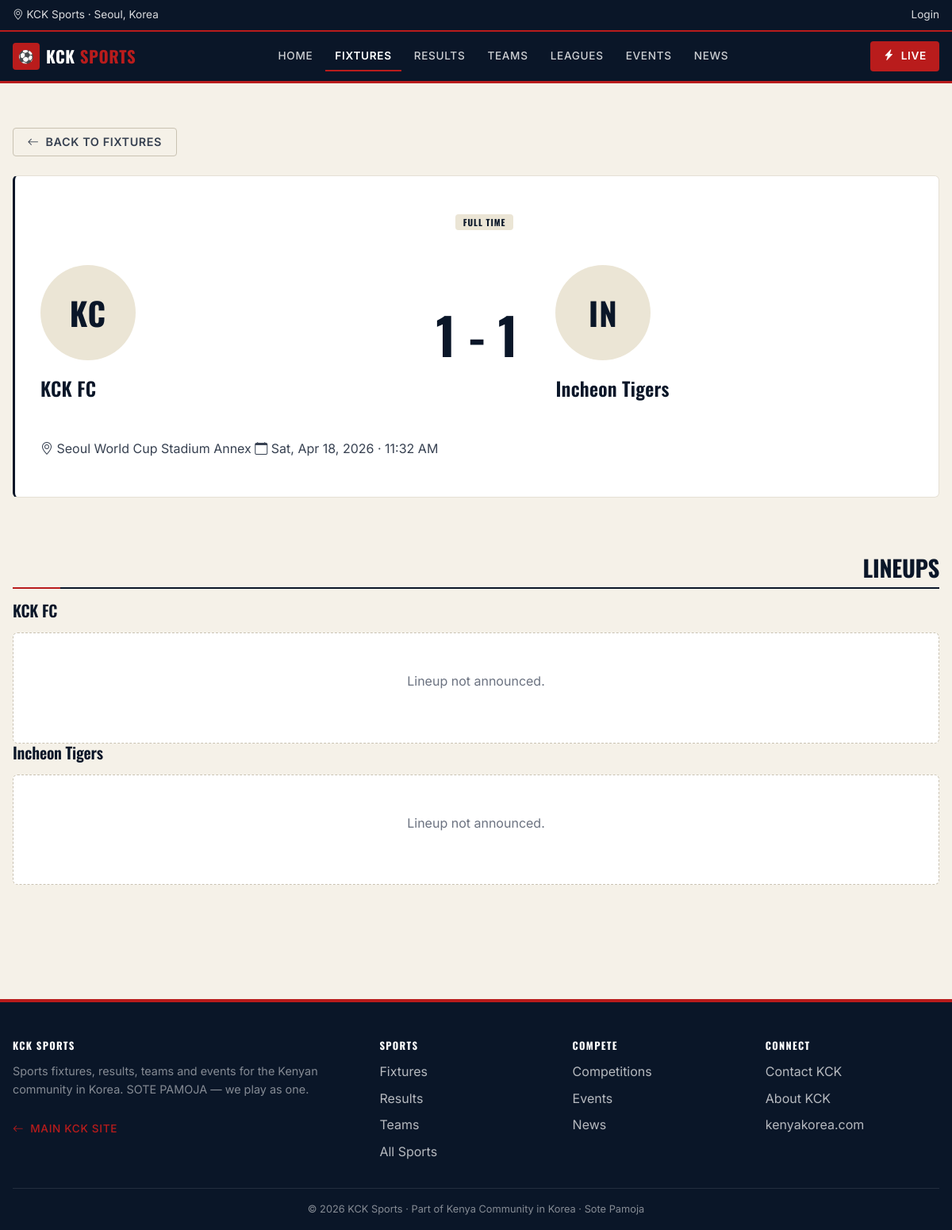
The page /sports/fixtures/21/ on the database its author committed.
### sports/models.py (models this page shows, shortened)
class Fixture(models.Model):
    competition = models.ForeignKey(Competition, on_delete=models.CASCADE, related_name='fixtures',
        null=True, blank=True)
    home_team = models.ForeignKey(Team, on_delete=models.CASCADE, related_name='home_fixtures')
    away_team = models.ForeignKey(Team, on_delete=models.CASCADE, related_name='away_fixtures')
    kickoff = models.DateTimeField()
    venue = models.CharField(max_length=255)
    status = models.CharField(max_length=20, choices=FIXTURE_STATUS_CHOICES, default='scheduled')
    home_score = models.IntegerField(null=True, blank=True)
    away_score = models.IntegerField(null=True, blank=True)
    match_report = models.TextField(blank=True)
    highlights_video_url = models.URLField(blank=True)
    mvp = models.ForeignKey(Player, on_delete=models.SET_NULL, null=True, blank=True,
        related_name='mvp_fixtures')
    notes = models.TextField(blank=True)
    created_at = models.DateTimeField(auto_now_add=True)
    updated_at = models.DateTimeField(auto_now=True)
    class Meta:
        ordering = ['-kickoff']

class Team(models.Model):
    name = models.CharField(max_length=255)
    slug = models.SlugField(unique=True, max_length=255, blank=True)
    sport = models.ForeignKey(Sport, on_delete=models.CASCADE, related_name='teams')
    short_name = models.CharField(max_length=20, blank=True)
    logo = models.ImageField(upload_to='sports/teams/', blank=True, null=True)
    color_primary = models.CharField(max_length=20, default='#00A651')
    color_secondary = models.CharField(max_length=20, default='#000000')
    founded = models.DateField(null=True, blank=True)
    captain = models.ForeignKey(settings.AUTH_USER_MODEL, on_delete=models.SET_NULL,
        null=True, blank=True, related_name='teams_captained')
    home_venue = models.CharField(max_length=255, blank=True)
    description = models.TextField(blank=True)
    active = models.BooleanField(default=True)
    created_at = models.DateTimeField(auto_now_add=True)
    class Meta:
        ordering = ['sport', 'name']

### sports/views.py (the view)
# urls.py: path('fixtures/<int:pk>/', views.fixture_detail, name='fixture_detail'),
def fixture_detail(request, pk):
    fixture = get_object_or_404(
        Fixture.objects.select_related('home_team', 'away_team', 'competition', 'mvp'),
        pk=pk,
    )
    home_lineup = fixture.lineups.filter(team=fixture.home_team).select_related('player')
    away_lineup = fixture.lineups.filter(team=fixture.away_team).select_related('player')
    return render(request, 'sports/fixture_detail.html', {
        'fixture': fixture, 'home_lineup': home_lineup, 'away_lineup': away_lineup,
    })

### core/context_processors.py (called while the page is built)
def site_context(request):
    now = timezone.now()
    active_announcements = Announcement.objects.filter(
        active=True, starts_at__lte=now, ends_at__gte=now
    )
    ss = SiteSettings.load()
    return {
        'site_settings': ss,
        'SITE_NAME': ss.site_name or settings.SITE_NAME,
        'SITE_SHORT_NAME': ss.site_short_name or settings.SITE_SHORT_NAME,
        'SITE_EMAIL': ss.email or settings.SITE_EMAIL,
        'SITE_PHONE': ss.phone or settings.SITE_PHONE,
        'SITE_ADDRESS': ss.address or getattr(settings, 'SITE_ADDRESS', 'Seoul, South Korea'),
        'SITE_TAGLINE': ss.tagline,
        'SLOGAN': ss.slogan or 'SOTE PAMOJA',
        'SLOGAN_TRANSLATION': ss.slogan_translation or 'All Together',
        'SLOGAN_DESCRIPTION': ss.slogan_description or 'the spirit of our community',
        'active_announcements': active_announcements,
    }

### core/models.py (called while the page is built)
    @classmethod
    def load(cls):
        obj, _ = cls.objects.get_or_create(pk=1)
        return obj

### leaders/permissions.py (called while the page is built, shortened)
def user_has_perm(user, flag):
    if not user or not user.is_authenticated:
        return False

### memberships/context_processors.py (called while the page is built)
def membership_context(request):
    user = getattr(request, 'user', None)
    return {
        'active_membership': user_active_membership(user) if user else None,
        'is_member': bool(user_active_membership(user)) if user and user.is_authenticated else False,
        'is_treasurer_user': is_treasurer(user) if user else False,
        'is_oversight_user': is_president_or_secretary(user) if user else False,
    }

### memberships/utils.py (called while the page is built)
def is_treasurer(user):
    from leaders.permissions import user_has_perm
    return user_has_perm(user, 'can_manage_memberships')

def is_president_or_secretary(user):
    from leaders.permissions import user_has_perm
    return user_has_perm(user, 'can_view_audit_log')

def user_active_membership(user):
    if not user or not user.is_authenticated:
        return None
    from .models import Membership
    today = timezone.now().date()
    return (Membership.objects.filter(
                user=user, status=Membership.STATUS_ACTIVE, period_end__gte=today)
            .select_related('tier').first())

### templates/sports/fixture_detail.html (shortened to what this page needs)
{% extends 'sports/sports_base.html' %}
{% load static %}
{% block content %}
<section class="section-sp" style="padding-top:2rem;">
    <div class="container-sp">
        <a href="{% url 'sports:fixture_list' %}" class="sp-btn sp-btn-ghost" style="margin-bottom:1.5rem;">
            <i class="bi bi-arrow-left"></i> Back to Fixtures
        </a>
        <div class="sp-fixture {% if fixture.status == 'live' %}live{% endif %}" style="padding:3rem 2rem;">
            <div class="meta" style="justify-content:center;margin-bottom:2rem;">
                <span class="sp-badge">{{ fixture.competition.name }}</span>
                {% if fixture.status == 'live' %}
                    <span class="sp-badge sp-badge-live"><span class="live-pulse"></span> LIVE</span>
                {% elif fixture.status == 'completed' %}
                    <span class="sp-badge sp-badge-completed">FULL TIME</span>
                {% elif fixture.status == 'postponed' %}
                    <span class="sp-badge sp-badge-postponed">POSTPONED</span>
                {% elif fixture.status == 'cancelled' %}
                    <span class="sp-badge sp-badge-cancelled">CANCELLED</span>
                {% else %}
                    <span class="sp-badge sp-badge-scheduled">SCHEDULED</span>
                {% endif %}
            </div>
            <div class="teams" style="gap:3rem;">
                <div class="team" style="flex:1;">
                    <a href="{% url 'sports:team_detail' fixture.home_team.slug %}" style="text-decoration:none;color:inherit;">
                        {% if fixture.home_team.logo %}
                            <img src="{{ fixture.home_team.logo.url }}" class="team-logo" style="width:120px;height:120px;font-size:2.5rem;" alt="{{ fixture.home_team.name }}">
                        {% else %}
                            <div class="team-logo" style="width:120px;height:120px;font-size:2.5rem;">{{ fixture.home_team.short_name|default:fixture.home_team.name|slice:":2"|upper }}</div>
                        {% endif %}
                        <div class="team-name" style="font-size:1.5rem;margin-top:1rem;">{{ fixture.home_team.name }}</div>
                    </a>
                </div>
                {% if fixture.status == 'completed' or fixture.status == 'live' %}
                <div class="score" style="font-size:4rem;">
                    <span {% if fixture.home_score > fixture.away_score %}class="won"{% endif %}>{{ fixture.home_score|default:0 }}</span>
                    <span class="sep">-</span>
                    <span {% if fixture.away_score > fixture.home_score %}class="won"{% endif %}>{{ fixture.away_score|default:0 }}</span>
                </div>
                {% endif %}
                <div class="team" style="flex:1;">
                    <a href="{% url 'sports:team_detail' fixture.away_team.slug %}" style="text-decoration:none;color:inherit;">
                        {% if fixture.away_team.logo %}
                            <img src="{{ fixture.away_team.logo.url }}" class="team-logo" style="width:120px;height:120px;font-size:2.5rem;" alt="{{ fixture.away_team.name }}">
                        {% else %}
                            <div class="team-logo" style="width:120px;height:120px;font-size:2.5rem;">{{ fixture.away_team.short_name|default:fixture.away_team.name|slice:":2"|upper }}</div>
                        {% endif %}
                        <div class="team-name" style="font-size:1.5rem;margin-top:1rem;">{{ fixture.away_team.name }}</div>
                    </a>
                </div>
            </div>
            <div class="footer" style="margin-top:2rem;justify-content:center;gap:2rem;">
                <span><i class="bi bi-geo-alt"></i> {{ fixture.venue|default:"Venue TBA" }}</span>
                <span><i class="bi bi-calendar"></i> {{ fixture.kickoff|date:"D, M j, Y · g:i A" }}</span>
            </div>
        </div>
    </div>
</section>
<section class="section-sp">
    <div class="container-sp">
        <div class="sp-section-head">
            <h2>LINEUPS</h2>
        </div>
        <div class="grid-2">
            <div>
                <h3 style="font-family:Oswald,sans-serif;margin-bottom:1rem;">
                    {{ fixture.home_team.name }}
                </h3>
                {% if home_lineup %}
                <div class="grid-4">
                    {% for player in home_lineup %}
                    <div class="sp-player {% if player.is_captain %}captain{% endif %}">
                        {% if player.photo %}
                            <img src="{{ player.photo.url }}" class="photo" alt="{{ player.name }}">
                        {% else %}
                            <div class="photo" style="display:flex;align-items:center;justify-content:center;font-size:1.5rem;"><i class="bi bi-person"></i></div>
                        {% endif %}
                        <div class="jersey">#{{ player.jersey_number|default:"-" }}</div>
                        <div class="name">{{ player.name }}</div>
                        <div class="pos">{{ player.position|default:"" }}</div>
                        {% if player.goals or player.assists or player.yellow_cards or player.red_cards %}
                        <div style="margin-top:0.5rem;display:flex;gap:0.25rem;justify-content:center;flex-wrap:wrap;font-size:0.75rem;">
                            {% if player.goals %}<span title="Goals">⚽ {{ player.goals }}</span>{% endif %}
                            {% if player.assists %}<span title="Assists">🅰 {{ player.assists }}</span>{% endif %}
                            {% if player.yellow_cards %}<span title="Yellow">🟨 {{ player.yellow_cards }}</span>{% endif %}
                            {% if player.red_cards %}<span title="Red">🟥 {{ player.red_cards }}</span>{% endif %}
                        </div>
                        {% endif %}
                    </div>
                    {% endfor %}
                </div>
                {% else %}
                <div class="sp-empty"><p>Lineup not announced.</p></div>
                {% endif %}
            </div>
            <div>
                <h3 style="font-family:Oswald,sans-serif;margin-bottom:1rem;">
                    {{ fixture.away_team.name }}
                </h3>
                {% if away_lineup %}
                <div class="grid-4">
                    {% for player in away_lineup %}
                    <div class="sp-player {% if player.is_captain %}captain{% endif %}">
                        {% if player.photo %}
                            <img src="{{ player.photo.url }}" class="photo" alt="{{ player.name }}">
                        {% else %}
                            <div class="photo" style="display:flex;align-items:center;justify-content:center;font-size:1.5rem;"><i class="bi bi-person"></i></div>
                        {% endif %}
                        <div class="jersey">#{{ player.jersey_number|default:"-" }}</div>
                        <div class="name">{{ player.name }}</div>
                        <div class="pos">{{ player.position|default:"" }}</div>
                        {% if player.goals or player.assists or player.yellow_cards or player.red_cards %}
                        <div style="margin-top:0.5rem;display:flex;gap:0.25rem;justify-content:center;flex-wrap:wrap;font-size:0.75rem;">
                            {% if player.goals %}<span title="Goals">⚽ {{ player.goals }}</span>{% endif %}
                            {% if player.assists %}<span title="Assists">🅰 {{ player.assists }}</span>{% endif %}
                            {% if player.yellow_cards %}<span title="Yellow">🟨 {{ player.yellow_cards }}</span>{% endif %}
                            {% if player.red_cards %}<span title="Red">🟥 {{ player.red_cards }}</span>{% endif %}
                        </div>
                        {% endif %}
                    </div>
                    {% endfor %}
                </div>
                {% else %}
                <div class="sp-empty"><p>Lineup not announced.</p></div>
                {% endif %}
            </div>
        </div>
    </div>
</section>
{% endblock %}

### rows shown on the page
Fixture: home_team.short_name "KC", home_team.name "KCK FC", home_score "1", away_score "1", away_team.short_name "IN", away_team.name "Incheon Tigers", venue "Seoul World Cup Stadium Annex", kickoff "Sat, Apr 18, 2026 · 11:32 AM"
